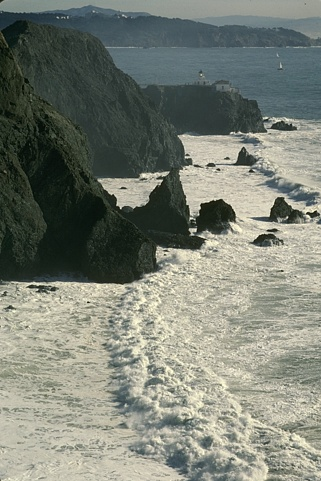
#> input picture Edge/hw3/data/images/test/117025.jpg, 321 x 481 px, given in place of sb.png, which was not available
$ python seg.py
#> lines starting #> are read from the running program, lines starting #| are printed output that depends on the picture; after the words box and inside, x2 and y2 are one past the last pixel; in counts of white or black regions, pixels touching at a corner belong together; pictures that were not available may be replaced by others from this repository, and a replacement may not be noted
from skimage import io,img_as_ubyte
import numpy as np
import matplotlib.pyplot as plt

img = img_as_ubyte(io.imread('sb.png',as_gray=True))
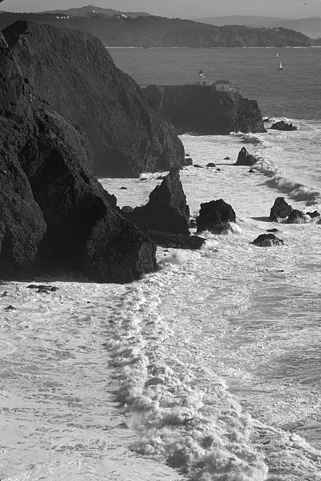
#> img: shape (481, 321); min 4, max 254, mean 126.1
plt.imshow(img,cmap="gray")
plt.xlabel("origin photo")
plt.axis('off')


# 直方图显示
plt.hist(img.flat,bins=100,range=(0,225))
plt.xlabel("histogram")

## set your threshold here
threhold = 75
##
segm = (img<=threhold)
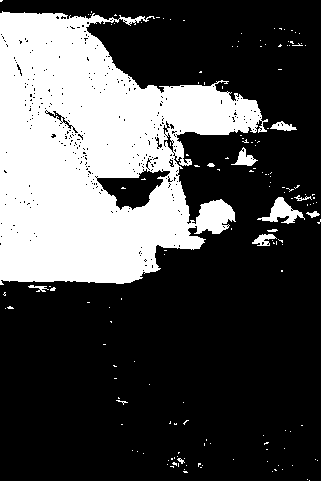
#> segm: shape (481, 321) bool; 30.3% white; 157 white regions (146 under 20 px), largest, box (x1, y1, x2, y2) and area: (0, 11, 268, 285) 45058, (257, 197, 305, 224) 524, (231, 147, 258, 166) 214
plt.imshow(segm,cmap="gray")
plt.xlabel("segmentation by hand")

import numpy as np

def OTSU(img_array):
	height = img_array.shape[0]
#> height = 481
	width = img_array.shape[1]
#> width = 321
	count_pixel = np.zeros(256)

	for i in range(height):
		for j in range(width):
			count_pixel[int(img_array[i][j])] += 1

	max_variance = 0.0
	best_thresold = 0
	for thresold in range(256):
		n0 = count_pixel[:thresold].sum()
		n1 = count_pixel[thresold:].sum()
		w0 = n0 / (height * width)
		w1 = n1 / (height * width)
		u0 = 0.0
		u1 = 0.0

		for i in range(thresold):
			u0 += i * count_pixel[i]
		for j in range(thresold, 256):
			u1 += j * count_pixel[j]

		u = u0 * w0 + u1 * w1
		tmp_var = w0 * np.power((u - u0), 2) + w1 * np.power((u - u1), 2)

		if tmp_var > max_variance:
			best_thresold = thresold
			max_variance = tmp_var
#> after the loop, best_thresold = 64; max_variance = 4.95e+13

	return best_thresold


otsu_the = OTSU(img)
#> otsu_the = 64
print("the OTSU therohold is : ", otsu_the)
#| the OTSU therohold is :  64

segm = (img<=otsu_the)
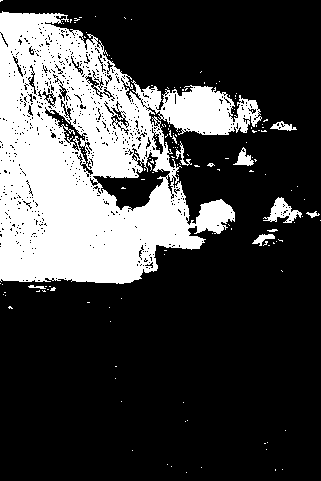
#> segm: shape (481, 321) bool; 26.6% white; 149 white regions (140 under 20 px), largest, box (x1, y1, x2, y2) and area: (0, 11, 262, 284) 39573, (263, 197, 302, 223) 441, (233, 147, 254, 166) 182
plt.imshow(segm,cmap="gray")
plt.xlabel("segmentation by OTSU")


from abc import ABC, abstractmethod

import numpy as np
import cv2 as cv

# All the HSV values were chosen experimentally


class Mask(ABC):
    @classmethod
    @abstractmethod
    def mask(cls, hsv_image):
        """Create a mask based on predefined hsv ranges."""

class Red(Mask):
    # Range for low hue
    low_1 = np.array([0, 125, 20])
    high_1 = np.array([10, 255, 255])
    # Range for high hue
    low_2 = np.array([170, 125, 20])
    high_2 = np.array([180, 255, 255])

    @classmethod
    def mask(cls, hsv_image):
        mask_1 = cv.inRange(hsv_image, cls.low_1, cls.high_1)
        mask_2 = cv.inRange(hsv_image, cls.low_2, cls.high_2)

        return mask_1 + mask_2


class Green(Mask):
    low = np.array([17, 79, 19])
    high = np.array([76, 217, 153])

    @classmethod
    def mask(cls, hsv_image):
        return cv.inRange(hsv_image, cls.low, cls.high)

import argparse
import os

import cv2 as cv
import numpy as np

def segment(image_path: str, mask: Mask, blur: bool = True, close: bool = True):
    """Read RGB image, perform segmentation with given mask and return result."""
#> called with image_path = 'sb.png', blur = True, close = True

    image_rgb = cv.cvtColor(cv.imread(image_path), cv.COLOR_BGR2RGB)

    # Gaussian blur if high frequency noise reduction is needed
    if blur:
        image_rgb = cv.GaussianBlur(image_rgb, (5, 5), cv.BORDER_DEFAULT)
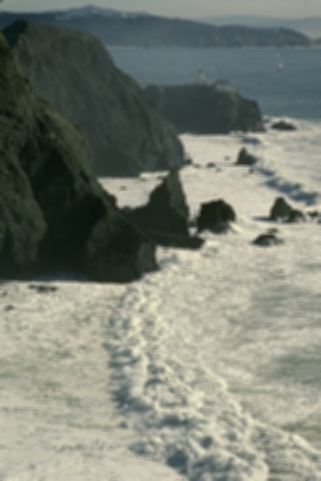
#> image_rgb: shape (481, 321, 3); mean R, G, B 123, 128, 117

    # Convert to HSV
    image_hsv = cv.cvtColor(image_rgb, cv.COLOR_RGB2HSV)
#> image_hsv: shape (481, 321, 3); mean H, S, V 50.6, 41.1, 129.7

    # Create mask
    masked = mask.mask(image_hsv)
#> in mask, `mask_1 = cv.inRange(hsv_image, cls.low_1, cls.high_1)`: mask_1: shape (481, 321); every value is 0

    # Morphological closing for more noise reduction
    if close:
        masked = cv.morphologyEx(masked, cv.MORPH_CLOSE, np.ones((9, 9), np.uint8))

    # Apply mask
    segmented_image = cv.bitwise_and(image_rgb, image_rgb, mask=masked)
#> segmented_image: shape (481, 321, 3); every value is 0

    return segmented_image


image_path = "sb.png"


fig = plt.figure(figsize=(20, 10))

ax = fig.add_subplot(131)
ax.set_title("original")
ax.axis("off")
image = cv.cvtColor(cv.imread(image_path), cv.COLOR_BGR2RGB)
_ = ax.imshow(image, interpolation="nearest")

ax = fig.add_subplot(132)
ax.set_title("red mask")
ax.axis("off")
image = segment(image_path, Red)
_ = ax.imshow(image, interpolation="nearest")

ax = fig.add_subplot(133)
ax.set_title("green mask")
ax.axis("off")
image = segment(image_path, Green)
#> call 2 of segment, with image_path = 'sb.png', blur = True, close = True
#> in mask, `return cv.inRange(hsv_image, cls.low, cls.high)`: returned value: shape (481, 321); 6.6% white; 63 white regions (49 under 20 px), largest, box (x1, y1, x2, y2) and area: (10, 114, 108, 270) 6365, (0, 37, 28, 124) 1333, (101, 221, 141, 258) 661
#> in segment (call 2), `masked = cv.morphologyEx(masked, cv.MORPH_CLOSE, np.ones((9, 9), np.ui..`:
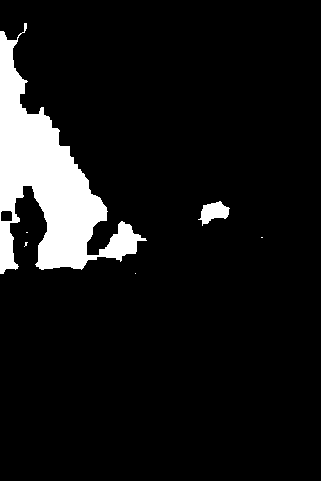
#> masked: shape (481, 321); 8.8% white; 6 white regions (4 under 20 px), largest, box (x1, y1, x2, y2) and area: (0, 23, 147, 274) 13113, (198, 201, 230, 226) 438
#> in segment (call 2), `segmented_image = cv.bitwise_and(image_rgb, image_rgb, mask=masked)`:
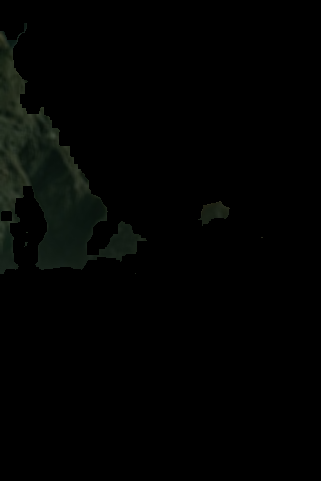
#> segmented_image: shape (481, 321, 3); mean R, G, B 2.1, 3, 2.1
_ = ax.imshow(image, interpolation="nearest")
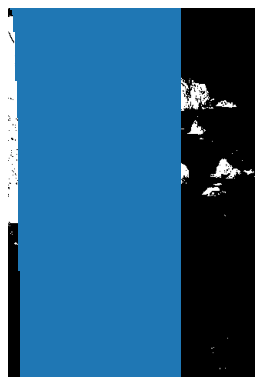
#> figure drawn by matplotlib, 1 panel
